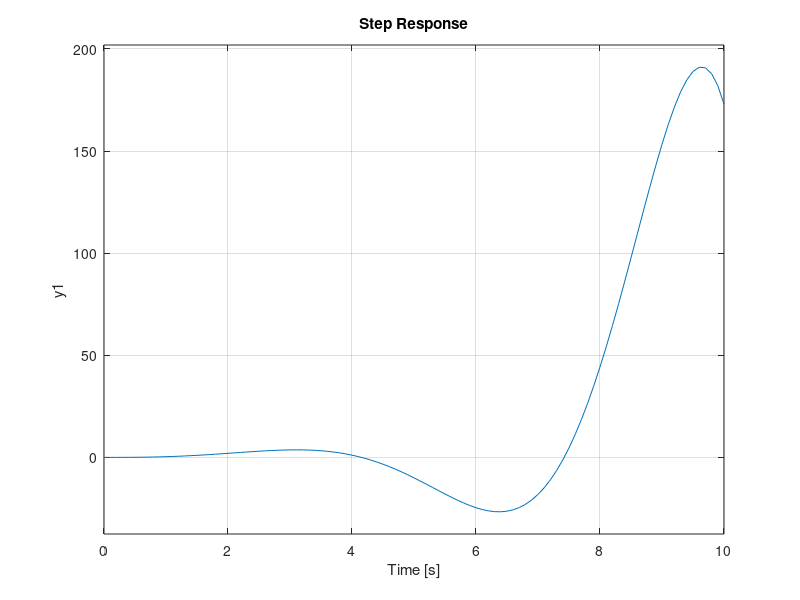

Write MATLAB code to recreate this figure.
G1=tf(4,[1 0]);
G2=tf([1 0],[1 1]);
Gv=tf(1, [1 1 1]);
Gc=tf([5 0],[2 5 1]);
H=tf(1,[1 0]);

Gs1=G1+G2;
Gs2=Gv*Gc*Gs1;

sys=feedback(Gs2,H,-1);
step(sys)